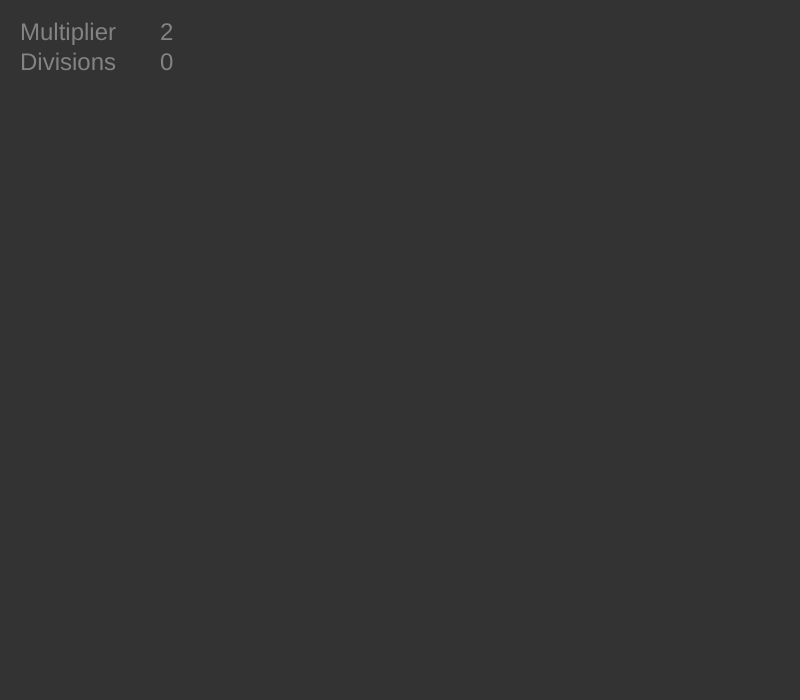
Frame 1 (no input)
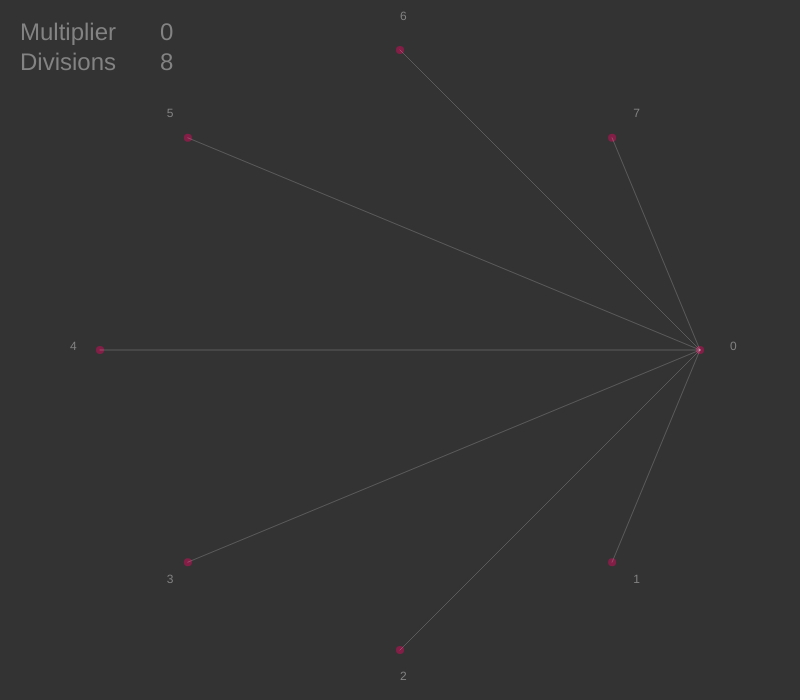
Frame 60 (no input)
Frame 120 (the mouse pressed at the canvas centre since frame 60): identical to frame 60, image omitted

The p5.js sketch that drew these frames (run headless with seeded random() and noise() and a simulated clock; from frame 60 on, the mouse is pressed at the canvas centre):

// p5.js sketch
// ── sketch.js
var divisions = 0;
var times = 2;
var radius = 300;
var points = [];
var animating = false;
var up = true; // used to track position in animation
function setup() {
  createCanvas(800, 700);
  slider = createSlider(0, 5, 0, 0.01);
  slider2 = createSlider(8, 250, 0, 1);
  checkbox = createCheckbox('Animate', false);
}
function myCheckedEvent(){
  if(checkbox.checked()) animating = true;
  else animating = false;
}
function draw() {
  push();
  translate(width / 2, height / 2);
  background(51);
  for(var i = 0; i < divisions; i++){
    var multiplier = i * times % divisions;
    //converting from cartesian to polar coordinates for current index
    var x1 = radius * cos(TWO_PI / divisions * i);
    var y1 = radius * sin(TWO_PI / divisions * i);
    //converting from cartesian to polar coordinates for result of multiplication
    var x2 = radius * cos(TWO_PI / divisions * multiplier);
    var y2 = radius * sin(TWO_PI / divisions * multiplier);
    noStroke()
    fill(255, 0, 100, 100);
    circle(x1, y1, 8)
    textSize(12);
    fill(255, 100);
    if(divisions <= 120) text(i, (radius + 30) * cos(TWO_PI / divisions * i), (radius + 30) * sin(TWO_PI / divisions * i));
    stroke(255, 50);
    //drawing line from index to it's result after multiplication
    line(x1, y1, x2, y2)
  }
  pop();
  textSize(24);
  fill(255, 100);
  text("Multiplier", 20, 40);
  text(round(times, 2), 160, 40);
  fill(255, 100);
  text("Divisions", 20, 70);
  text(divisions, 160, 70);
  //increments times variable to create animation
  if(animating){
    if(up){
      times+=0.005;
      if(times >= 5)
        up = false;
    }else{
      times -= 0.005;
      if(times <= 0)
        up = true;
    }
  }else{
    times = slider.value();
  }
  divisions = slider2.value();
  myCheckedEvent();
}
